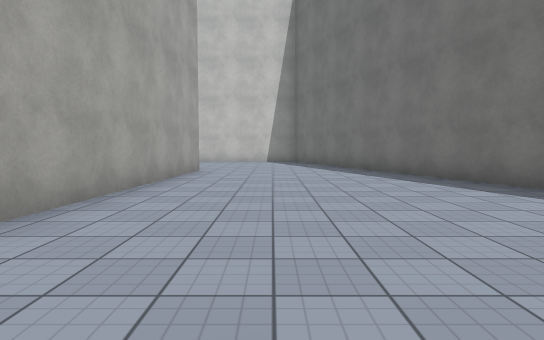
view 1 (above)

24 first-person views from a walk through a 3-D level made in the Unity game engine. The camera is 1.3 m above the floor, tilts 4° down and sees 75° across. The floor is counted in squares, 2 m on a side. Each view is taken from the middle of a square. On the plan, view 1 faces up. The plan holds only what a view shows up to about 10 squares ahead; the rest is blank. The place goes on beyond the plan. The player is left out. Some surface patterns are stand-ins.

view 2
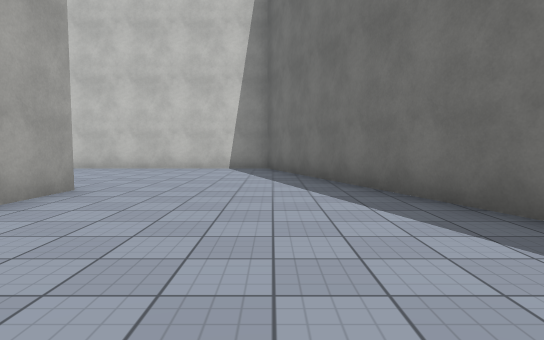

view 3
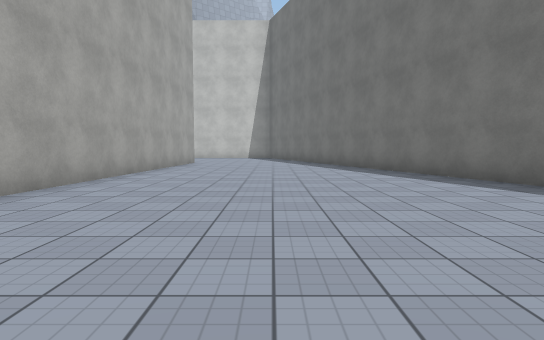

view 4
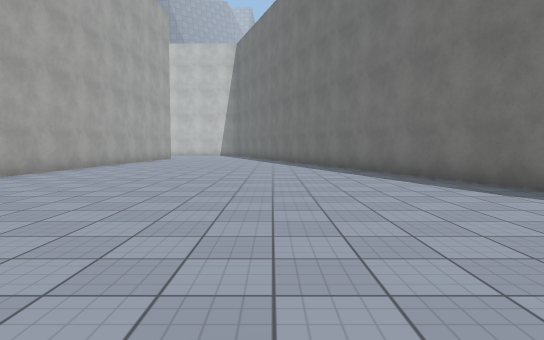

view 5
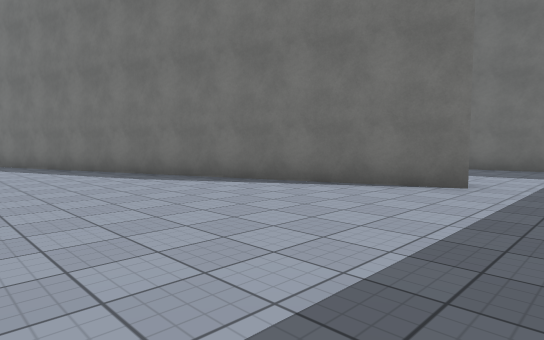

view 6
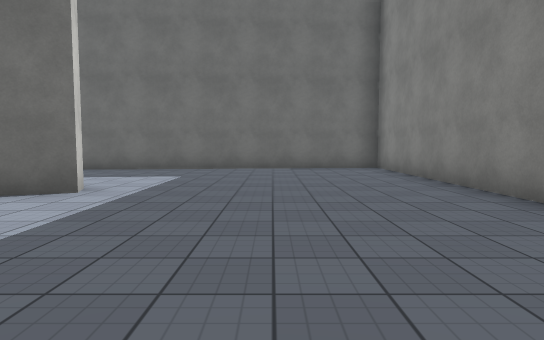

view 7
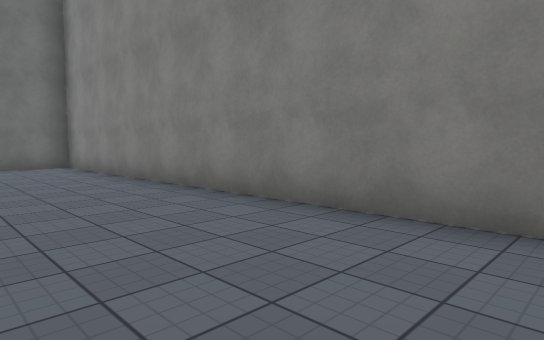

view 8
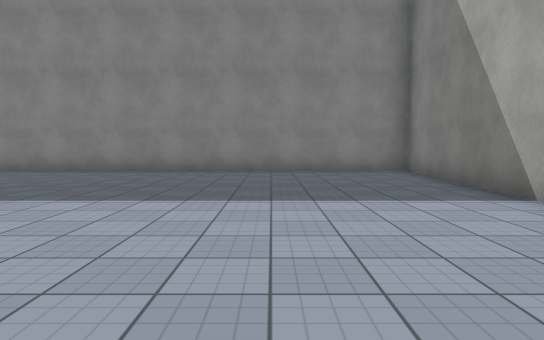

view 9
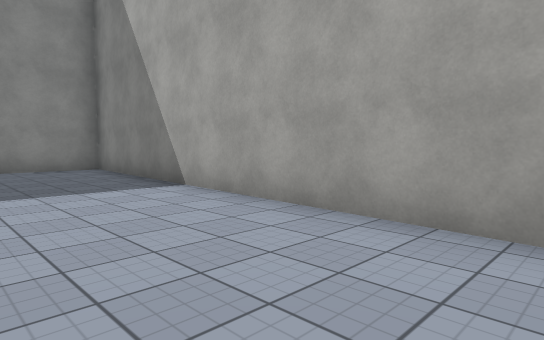

view 10
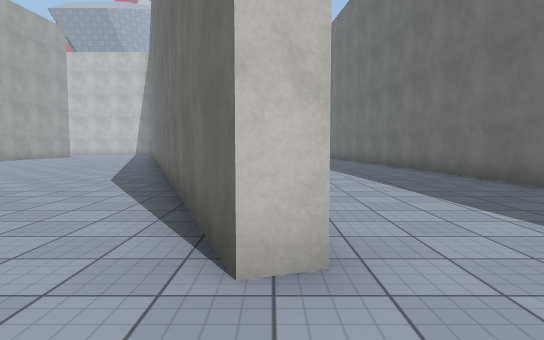

view 11
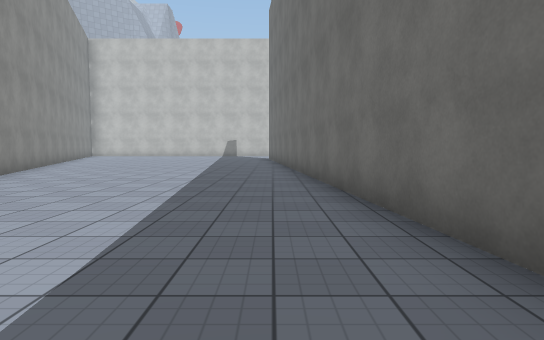

view 12
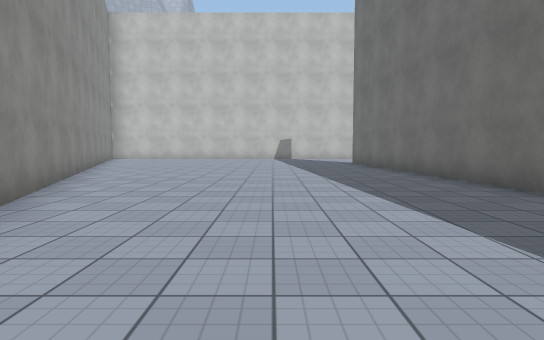

view 13
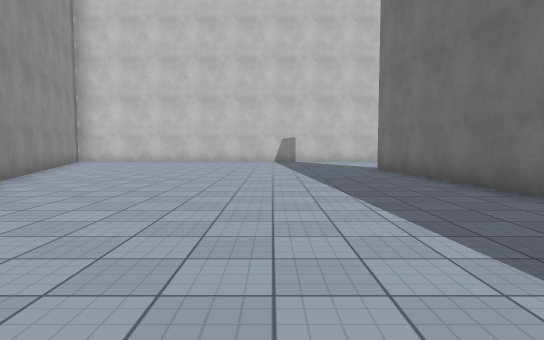

view 14
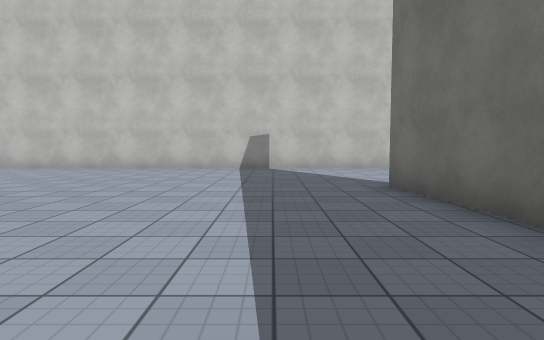

view 15
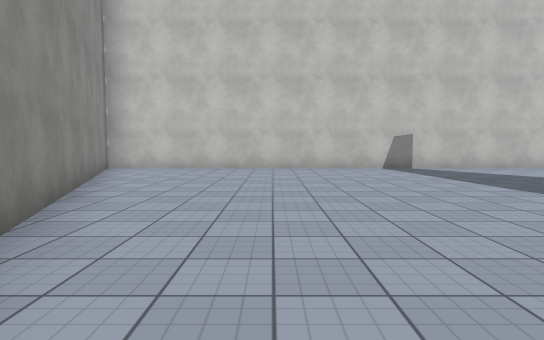

view 16
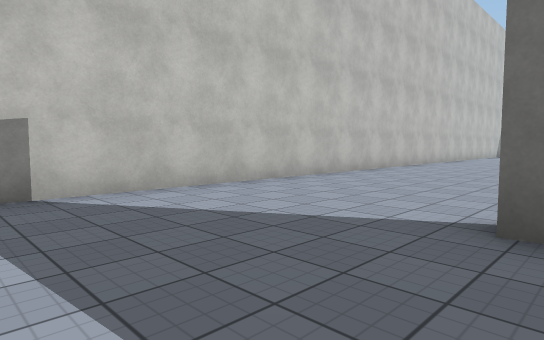

view 17
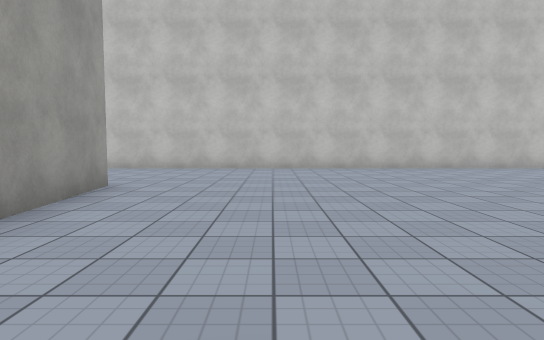

view 18
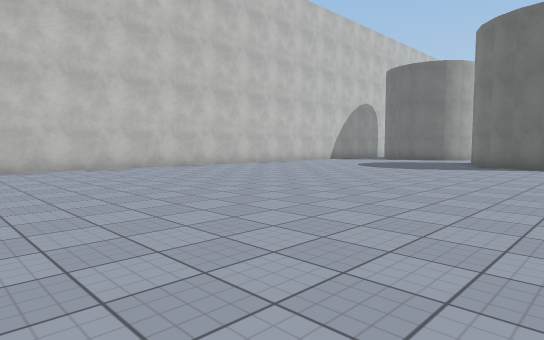

view 19
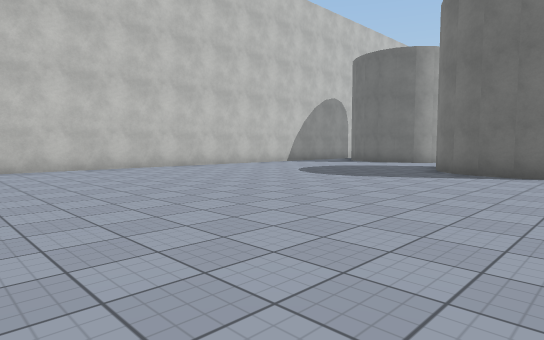

view 20
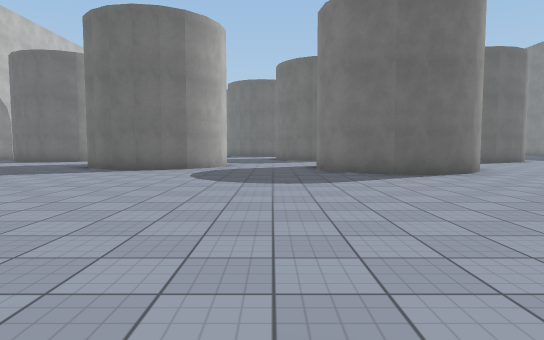

view 21
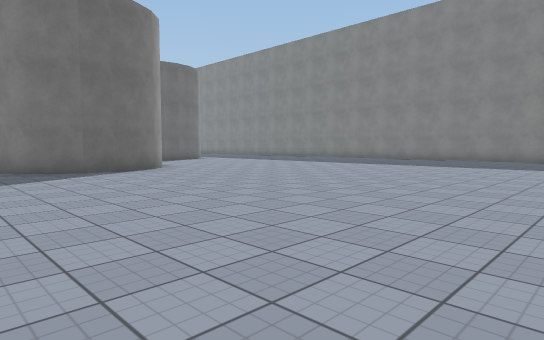

view 22
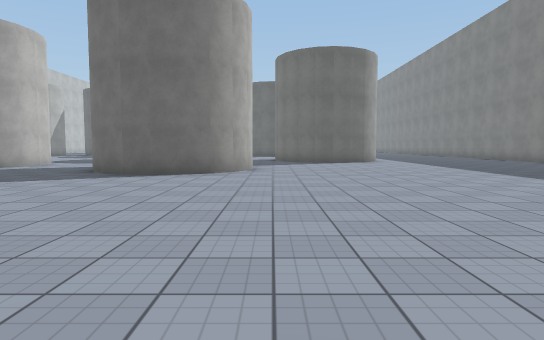

view 23
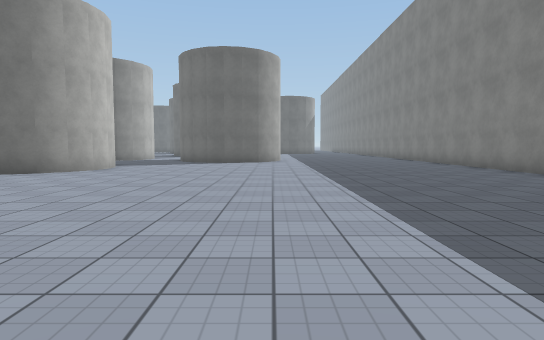

view 24
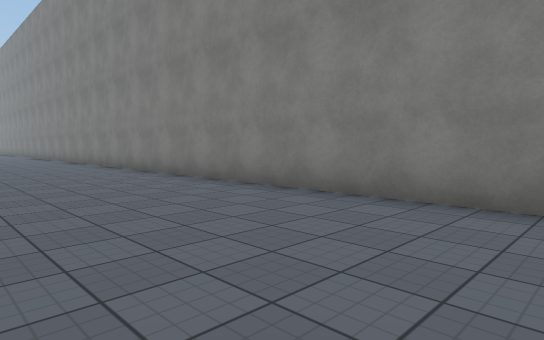

### Floor plan
Points are (right, up) in squares from view 1. A wall is a line through its corners. A room is listed if a view was taken in it or the views show most of it. See-through windows are left out.
Room 1 (views 1, 2, 3, 4, 5, 6, 7, 8, 9, 10, 11)
walls: (-2.8, -4.2) (-3.4, -14.1) (14.2, -14.1) (13.3, -4.5); (9.3, -8.2) (8.8, -8.3) (0.9, 13.9) (-4.6, 13.9); (-1.9, 9.2) (-2.5, -0.9)
ways out: opening at (11, -5) to room 2
Room 2 (views 12, 13, 14, 15, 16, 17, 18, 19, 20, 21, 22, 23, 24)
walls: (13.3, -4.5) (11.9, 9.6); (12.4, 9.7) (12.6, 7.1); (29.1, 3.8) (28.6, 4.3) (28.3, 4.9) (28.2, 5.5) (28.3, 6.2) (28.6, 6.8) (29.1, 7.3) (29.6, 7.5); (28.9, -3.5) (28.2, -3.4) (27.6, -3.1) (27.1, -2.6) (26.8, -2) (26.7, -1.4) (26.8, -0.7) (27.1, -0.1) (27.6, 0.4) (28.2, 0.6) (28.9, 0.8); (24.4, 13.9) (1.4, 13.9) (6.2, 0.5); (19.5, -14.1) (29.1, -14.1)
ways out: opening at (11, -5) to room 1

Where each view was taken, in squares from view 1:
view 1: 0 up, 0 right, facing up
view 2: 4 up, 1 right, facing up
view 3: 4 down, 1 right, facing up
view 4: 8 down, 3 right, facing up
view 5: 10 down, 3 right, facing up-right
view 6: 11 down, 4 right, facing right
view 7: 11 down, 3 right, facing down-right
view 8: 5 down, 0 right, facing down
view 9: 4 down, 0 right, facing down-left
view 10: 10 down, 9 right, facing up
view 11: 7 down, 12 right, facing up
view 12: 3 down, 9 right, facing up
view 13: 0 up, 9 right, facing up
view 14: 4 up, 10 right, facing up
view 15: 4 up, 6 right, facing up
view 16: 9 up, 9 right, facing up-right
view 17: 4 up, 15 right, facing up
view 18: 4 up, 17 right, facing up-right
view 19: 4 up, 20 right, facing up-right
view 20: 2 up, 19 right, facing right
view 21: 2 up, 18 right, facing down-right
view 22: 4 down, 19 right, facing right
view 23: 8 down, 19 right, facing right
view 24: 10 down, 19 right, facing down-right
